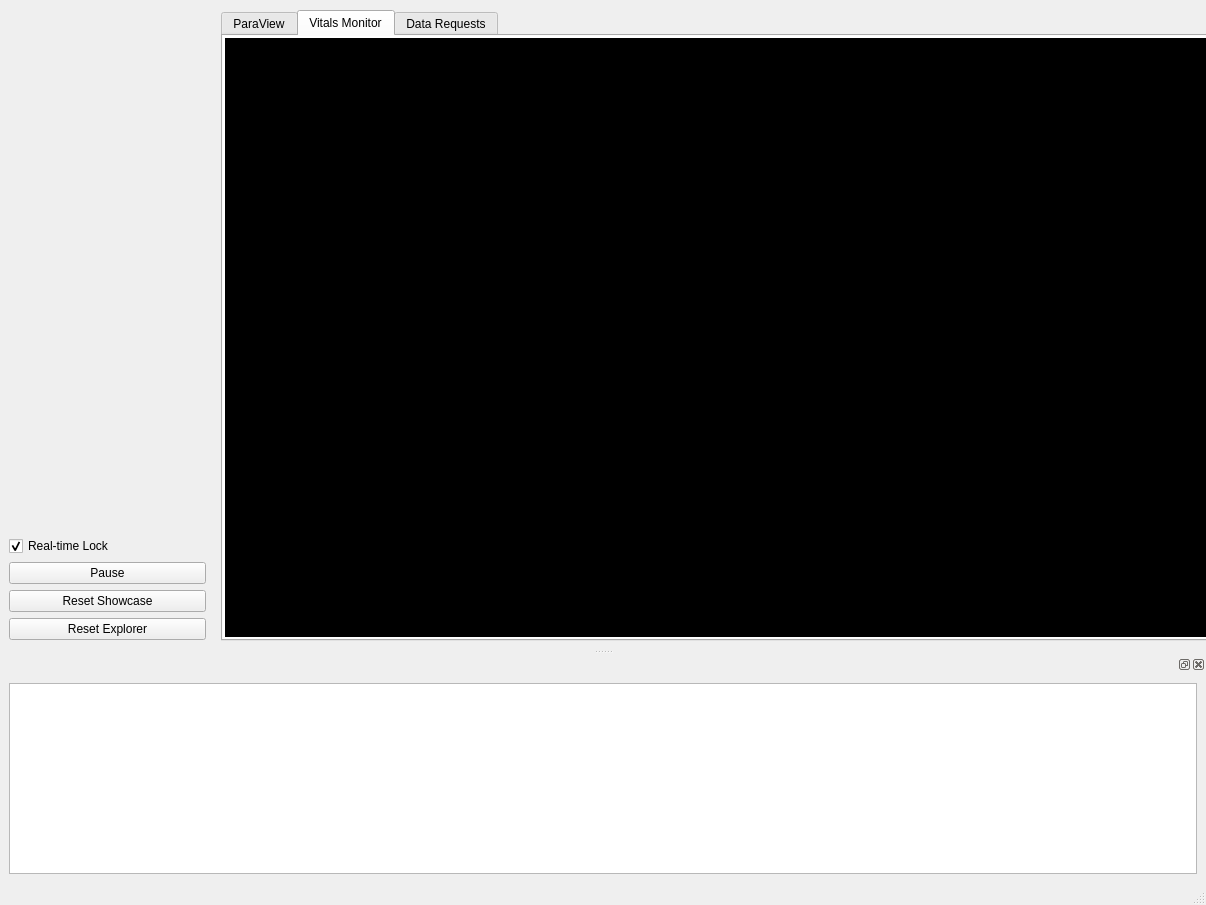
<?xml version="1.0" encoding="UTF-8"?>
<ui version="4.0">
 <class>MainExplorerWindow</class>
 <widget class="QMainWindow" name="MainExplorerWindow">
  <property name="geometry">
   <rect>
    <x>0</x>
    <y>0</y>
    <width>1206</width>
    <height>905</height>
   </rect>
  </property>
  <property name="windowTitle">
   <string>MainWindow</string>
  </property>
  <widget class="QWidget" name="Centralwidget">
   <widget class="QTabWidget" name="TabWidget">
    <property name="geometry">
     <rect>
      <x>0</x>
      <y>10</y>
      <width>1091</width>
      <height>631</height>
     </rect>
    </property>
    <property name="styleSheet">
     <string notr="true"/>
    </property>
    <property name="currentIndex">
     <number>1</number>
    </property>
    <widget class="QWidget" name="ParaViewTab">
     <attribute name="title">
      <string>ParaView</string>
     </attribute>
     <layout class="QHBoxLayout" name="horizontalLayout_5">
      <item>
       <layout class="QHBoxLayout" name="ParaViewLayout"/>
      </item>
     </layout>
    </widget>
    <widget class="QWidget" name="VitalsMonitorTab">
     <property name="styleSheet">
      <string notr="true">background: black; border: 2px solid white</string>
     </property>
     <attribute name="title">
      <string>Vitals Monitor</string>
     </attribute>
     <layout class="QHBoxLayout" name="horizontalLayout_2">
      <item>
       <layout class="QHBoxLayout" name="VitalsMonitorLayout"/>
      </item>
     </layout>
    </widget>
    <widget class="QWidget" name="DataRequestsTab">
     <property name="styleSheet">
      <string notr="true">background: lightgrey</string>
     </property>
     <attribute name="title">
      <string>Data Requests</string>
     </attribute>
     <layout class="QHBoxLayout" name="horizontalLayout_3">
      <item>
       <layout class="QHBoxLayout" name="horizontalLayout"/>
      </item>
     </layout>
    </widget>
   </widget>
  </widget>
  <widget class="QDockWidget" name="InputWidget">
   <property name="sizePolicy">
    <sizepolicy hsizetype="Fixed" vsizetype="Maximum">
     <horstretch>0</horstretch>
     <verstretch>0</verstretch>
    </sizepolicy>
   </property>
   <property name="minimumSize">
    <size>
     <width>215</width>
     <height>649</height>
    </size>
   </property>
   <property name="maximumSize">
    <size>
     <width>215</width>
     <height>524287</height>
    </size>
   </property>
   <property name="features">
    <set>QDockWidget::DockWidgetMovable</set>
   </property>
   <property name="allowedAreas">
    <set>Qt::LeftDockWidgetArea</set>
   </property>
   <attribute name="dockWidgetArea">
    <number>1</number>
   </attribute>
   <widget class="QWidget" name="Input">
    <layout class="QVBoxLayout" name="verticalLayout_4">
     <item>
      <spacer name="InputSpacer">
       <property name="orientation">
        <enum>Qt::Vertical</enum>
       </property>
       <property name="sizeHint" stdset="0">
        <size>
         <width>20</width>
         <height>40</height>
        </size>
       </property>
      </spacer>
     </item>
     <item>
      <widget class="QCheckBox" name="RunInRealtime">
       <property name="text">
        <string>Real-time Lock</string>
       </property>
       <property name="checked">
        <bool>true</bool>
       </property>
      </widget>
     </item>
     <item>
      <widget class="QPushButton" name="PlayPauseButton">
       <property name="text">
        <string>Pause</string>
       </property>
      </widget>
     </item>
     <item>
      <widget class="QPushButton" name="ResetShowcaseButton">
       <property name="text">
        <string>Reset Showcase</string>
       </property>
      </widget>
     </item>
     <item>
      <widget class="QPushButton" name="ResetExplorer">
       <property name="text">
        <string>Reset Explorer</string>
       </property>
      </widget>
     </item>
    </layout>
   </widget>
  </widget>
  <widget class="QDockWidget" name="OutputWidget">
   <attribute name="dockWidgetArea">
    <number>8</number>
   </attribute>
   <widget class="QWidget" name="Output">
    <layout class="QGridLayout" name="gridLayout_3">
     <item row="0" column="2">
      <widget class="QTextEdit" name="LogBox">
       <property name="sizePolicy">
        <sizepolicy hsizetype="Expanding" vsizetype="Preferred">
         <horstretch>0</horstretch>
         <verstretch>0</verstretch>
        </sizepolicy>
       </property>
       <property name="readOnly">
        <bool>true</bool>
       </property>
       <property name="html">
        <string>&lt;!DOCTYPE HTML PUBLIC &quot;-//W3C//DTD HTML 4.0//EN&quot; &quot;http://www.w3.org/TR/REC-html40/strict.dtd&quot;&gt;
&lt;html&gt;&lt;head&gt;&lt;meta name=&quot;qrichtext&quot; content=&quot;1&quot; /&gt;&lt;style type=&quot;text/css&quot;&gt;
p, li { white-space: pre-wrap; }
&lt;/style&gt;&lt;/head&gt;&lt;body style=&quot; font-family:'MS Shell Dlg 2'; font-size:8.25pt; font-weight:400; font-style:normal;&quot;&gt;
&lt;p style=&quot;-qt-paragraph-type:empty; margin-top:0px; margin-bottom:0px; margin-left:0px; margin-right:0px; -qt-block-indent:0; text-indent:0px; font-size:12pt;&quot;&gt;&lt;br /&gt;&lt;/p&gt;&lt;/body&gt;&lt;/html&gt;</string>
       </property>
      </widget>
     </item>
    </layout>
   </widget>
  </widget>
  <widget class="QStatusBar" name="StatusBar"/>
 </widget>
 <resources/>
 <connections/>
</ui>
